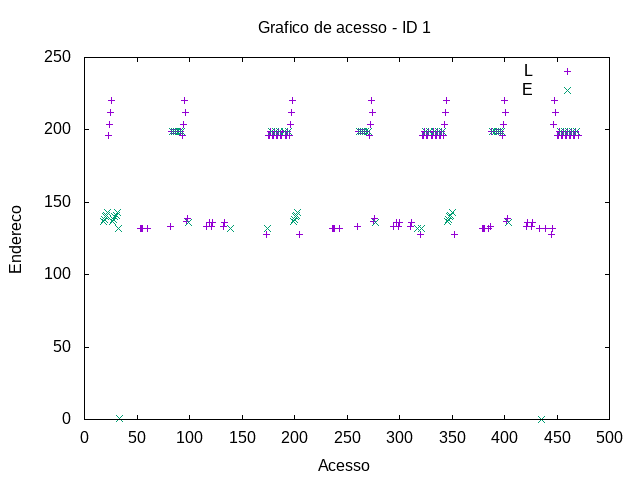

This figure's gnuplot source:
set term png
set output "/tmp/pokerest/pokerest-acesso-1.png"
set title "Grafico de acesso - ID 1"
set xlabel "Acesso"
set ylabel "Endereco"
plot "/tmp/pokerest/pokerest-acesso-0-1.gpdat" u 2:4 w points t "L", "/tmp/pokerest/pokerest-acesso-1-1.gpdat" u 2:4 w points t "E"
